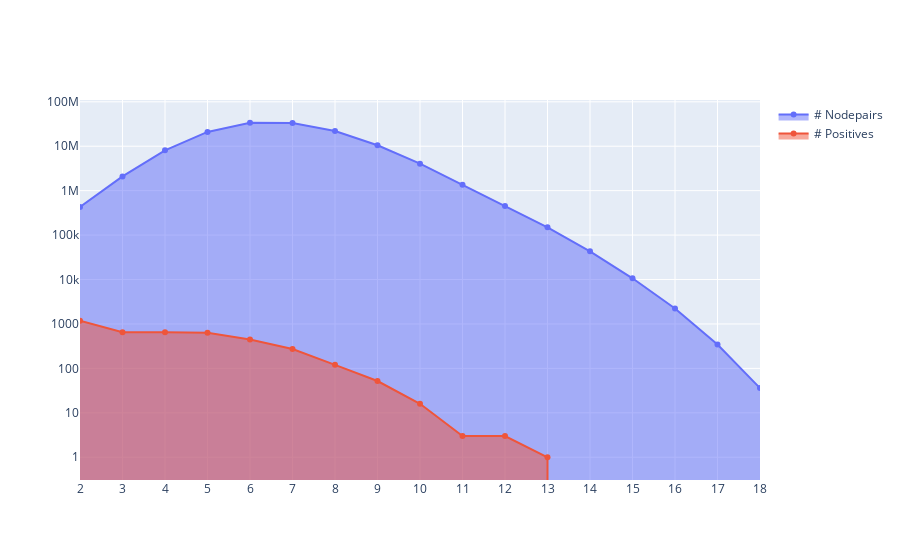

Notebook code for this chart:
### Code cell
fig = go.Figure()
fig.add_trace(go.Scatter(x=df.index, y=df['size'], fill='tozeroy', name='# Nodepairs'))
fig.add_trace(go.Scatter(x=df.index, y=df['sum'], fill='tozeroy', name='# Positives'))
fig.update_layout(xaxis=dict(tickmode='linear', tick0=2, dtick=1), yaxis_type="log")
fig.show()

### Figure 1 — Plotly figure (JSON) as saved in the notebook; plotly's stock layout.template omitted (floating-point values rounded to 4 significant figures)
{"data": [{"fill": "tozeroy", "name": "# Nodepairs", "type": "scatter", "x": [2, 3, 4, 5, 6, 7, 8, 9, 10, 11, 12, 13, 14, 15, 16, 17, 18], "y": [429282, 2087146, 8084358, 20983230, 33742574, 33465930, 21963782, 10527694, 4043004, 1356408, 452820, 149186, 43170, 10650, 2222, 346, 36]}, {"fill": "tozeroy", "name": "# Positives", "type": "scatter", "x": [2, 3, 4, 5, 6, 7, 8, 9, 10, 11, 12, 13, 14, 15, 16, 17, 18], "y": [1181, 650, 647, 637, 448, 273, 120, 52, 16, 3, 3, 1, 0, 0, 0, 0, 0]}], "layout": {"autosize": true, "xaxis": {"autorange": true, "dtick": 1, "range": [2, 18], "tick0": 2, "tickmode": "linear", "type": "linear"}, "yaxis": {"autorange": true, "range": [-0.5514, 8.08], "type": "log"}}}
